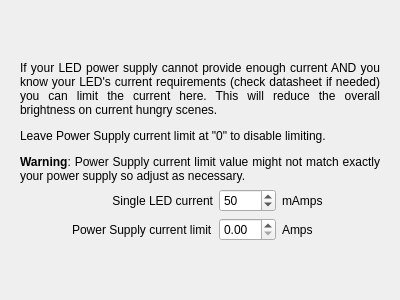
<?xml version="1.0" encoding="UTF-8"?>
<ui version="4.0">
 <class>ConfigureDevicePowerPage</class>
 <widget class="QWizardPage" name="ConfigureDevicePowerPage">
  <property name="geometry"><rect><x>0</x><y>0</y><width>400</width><height>300</height></rect></property><property name="sizePolicy"><sizepolicy hsizetype="Expanding" vsizetype="Expanding"><horstretch>0</horstretch><verstretch>0</verstretch></sizepolicy></property><property name="minimumSize"><size><width>320</width><height>240</height></size></property>
  <property name="windowTitle">
   <string>WizardPage</string>
  </property>
  <property name="title">
   <string>Device configuration</string>
  </property>
  <layout class="QVBoxLayout" name="verticalLayout">
   <item>
    <widget class="QStackedWidget" name="stackedWidget">
     <widget class="QWidget" name="page">
      <layout class="QGridLayout" name="gridLayout">
       <item row="4" column="0">
        <spacer name="horizontalSpacer">
         <property name="orientation">
          <enum>Qt::Horizontal</enum>
         </property>
         <property name="sizeHint" stdset="0">
          <size>
           <width>40</width>
           <height>20</height>
          </size>
         </property>
        </spacer>
       </item>
       <item row="3" column="3">
        <widget class="QLabel" name="lmAmps">
         <property name="text">
          <string>mAmps</string>
         </property>
        </widget>
       </item>
       <item row="4" column="3">
        <widget class="QLabel" name="lAmps">
         <property name="text">
          <string>Amps</string>
         </property>
        </widget>
       </item>
       <item row="4" column="5">
        <spacer name="horizontalSpacer_2">
         <property name="orientation">
          <enum>Qt::Horizontal</enum>
         </property>
         <property name="sizeHint" stdset="0">
          <size>
           <width>40</width>
           <height>20</height>
          </size>
         </property>
        </spacer>
       </item>
       <item row="4" column="2">
        <widget class="QDoubleSpinBox" name="sbPowerSupplyAmps">
         <property name="singleStep">
          <double>0.100000000000000</double>
         </property>
        </widget>
       </item>
       <item row="4" column="1">
        <widget class="QLabel" name="lpowerSupplyAmps">
         <property name="text">
          <string>Power Supply current limit</string>
         </property>
        </widget>
       </item>
       <item row="3" column="1">
        <widget class="QLabel" name="lledMilliAmps">
         <property name="text">
          <string>Single LED current</string>
         </property>
         <property name="alignment">
          <set>Qt::AlignRight|Qt::AlignTrailing|Qt::AlignVCenter</set>
         </property>
        </widget>
       </item>
       <item row="3" column="2">
        <widget class="QSpinBox" name="sbLedMilliAmps">
         <property name="toolTip">
          <string/>
         </property>
         <property name="minimum">
          <number>1</number>
         </property>
         <property name="maximum">
          <number>100</number>
         </property>
         <property name="value">
          <number>50</number>
         </property>
        </widget>
       </item>
       <item row="7" column="3">
        <spacer name="verticalSpacer_2">
         <property name="orientation">
          <enum>Qt::Vertical</enum>
         </property>
         <property name="sizeHint" stdset="0">
          <size>
           <width>20</width>
           <height>40</height>
          </size>
         </property>
        </spacer>
       </item>
       <item row="0" column="2" colspan="2">
        <spacer name="verticalSpacer">
         <property name="orientation">
          <enum>Qt::Vertical</enum>
         </property>
         <property name="sizeHint" stdset="0">
          <size>
           <width>20</width>
           <height>40</height>
          </size>
         </property>
        </spacer>
       </item>
       <item row="0" column="0" rowspan="2" colspan="6">
        <widget class="QLabel" name="label_3">
         <property name="text">
          <string>&lt;html&gt;&lt;head/&gt;&lt;body&gt;&lt;p align=&quot;justify&quot;&gt;If your LED power supply cannot provide enough current AND you know your LED's current requirements (check datasheet if needed) you can limit the current here. This will reduce the overall brightness on current hungry scenes. &lt;/p&gt;&lt;p align=&quot;justify&quot;&gt;Leave Power Supply current limit at &amp;quot;0&amp;quot; to disable limiting.&lt;/p&gt;&lt;p align=&quot;justify&quot;&gt;&lt;span style=&quot; font-weight:600;&quot;&gt;Warning&lt;/span&gt;: Power Supply current limit value might not match exactly your power supply so adjust as necessary.&lt;/p&gt;&lt;/body&gt;&lt;/html&gt;</string>
         </property>
         <property name="alignment">
          <set>Qt::AlignBottom|Qt::AlignJustify</set>
         </property>
         <property name="wordWrap">
          <bool>true</bool>
         </property>
        </widget>
       </item>
      </layout>
     </widget>
     <widget class="QWidget" name="page_2"/>
    </widget>
   </item>
  </layout>
 </widget>
 <resources/>
 <connections/>
</ui>
